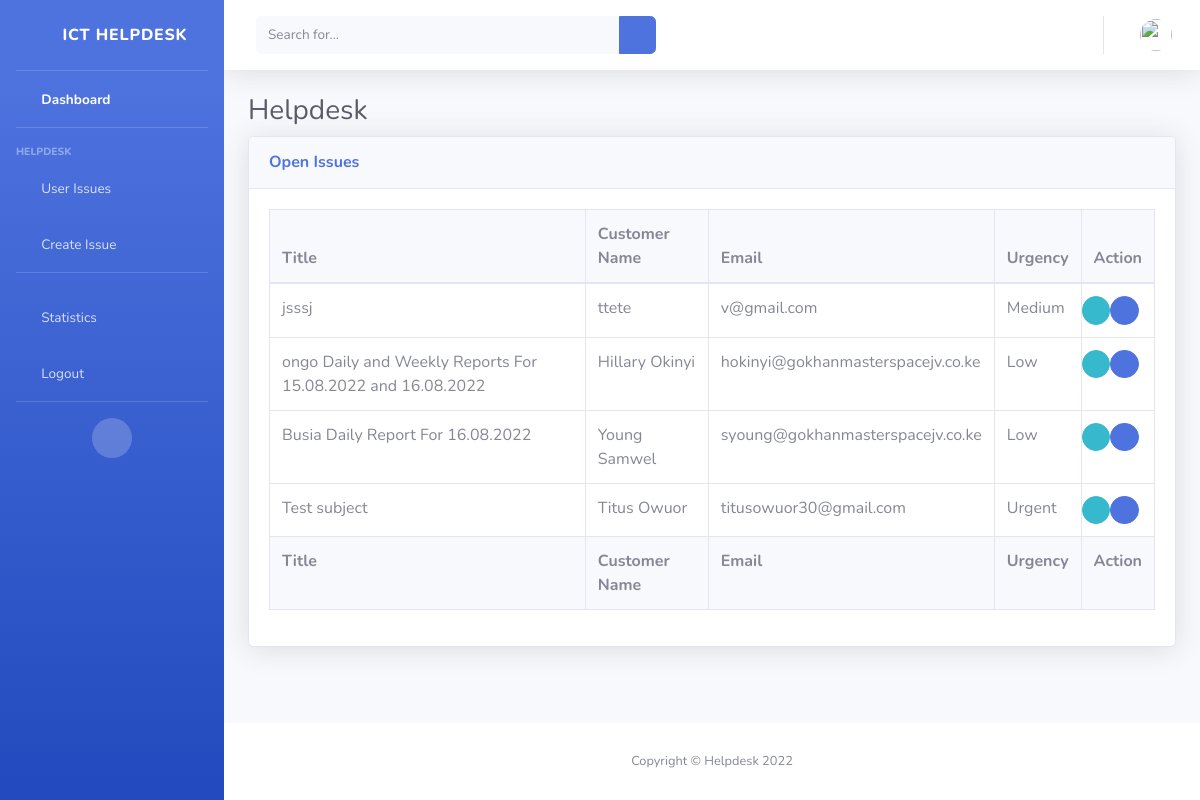
/unresolved-tickets/ (signed in), run on an earlier commit of the app's database.
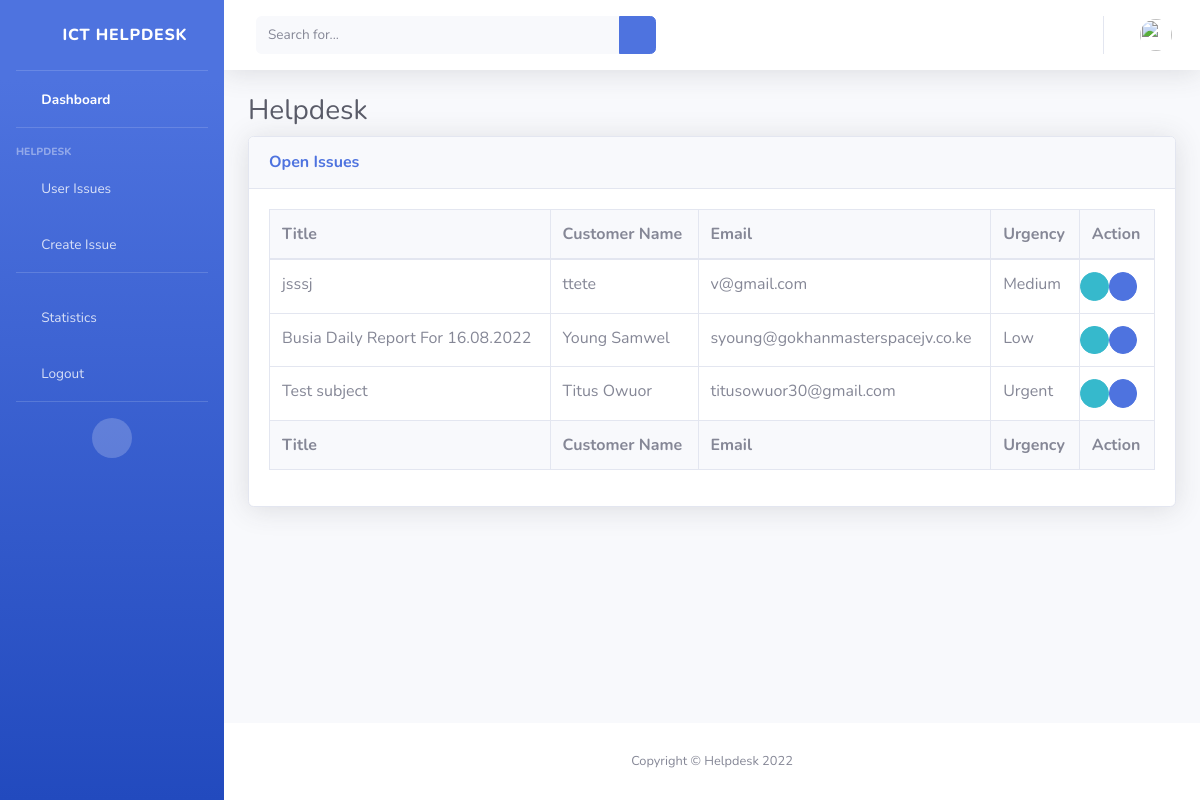
And on a later commit of the database.
### ticketapp/models.py (models this page shows, shortened)
class Ticket(models.Model):
    TICKET_SECTIONS = (
        ('Software', 'Software'),
        ('Hardware', 'Hardware'),
        ('Applications', 'Applications'),
        ('Infrastructure and Networking', 'Infrastructure and Networking'),
        ('Database', 'Database'),
        ('Technical', 'Technical'),
        ('HR', 'HR'),
        ('Administration', 'Administration'),
        ('Transport', 'Transport'),
        ('General', 'General'),
    )
    TICKET_URGENCY = (
        ('Low', 'Low'),
        ('Medium', 'Medium'),
        ('High', 'High'),
        ('Urgent', 'Urgent'),
    )
    TICKET_STATUSES = (
        ('Pending', 'Pending'),
        ('Resolved', 'Resolved'),
        ('Unsolved', 'Unsolved'),
    )
    user = models.ForeignKey(
        User, on_delete=models.CASCADE, null=True, blank=True)
    ticket_id = models.CharField(max_length=8, unique=True, blank=True)
    title = models.CharField(max_length=500)
    issue_description = models.TextField(max_length=25000)
    customer_full_name = models.CharField(
        max_length=200, null=True, blank=True)
    customer_phone_number = models.CharField(
        max_length=20, null=True, blank=True)
    customer_email = models.EmailField(
        max_length=40, default='info@tdbsoft.co.ke')
    ticket_section = models.CharField(
        max_length=30, choices=TICKET_SECTIONS, null=True, blank=True, default='General')
    ticket_priority = models.CharField(
        max_length=100, null=True, blank=True, default="Low")
    completed_status = models.BooleanField(default=False)
    assigned_to = models.ForeignKey(
        User, on_delete=models.CASCADE, related_name='assigned_to', null=True, blank=True)
    resolved_by = models.ForeignKey(
        User, on_delete=models.CASCADE, related_name='resolved_by', null=True, blank=True)
    created_date = models.DateTimeField(auto_now_add=True, null=True)
    resolved_date = models.DateTimeField(null=True, blank=True)

### ticketapp/views.py (the view)
# urls.py: path('unresolved-tickets/', views.unresolved_tickets,
@login_required
def unresolved_tickets(request):
    import_email()
    if request.user.is_superuser:
        tickets = Ticket.objects.filter(
            completed_status=False)
    else:
        tickets = Ticket.objects.filter(
            assigned_to=request.user, completed_status=False)
    return render(request, 'ticketapp/open.html', {'tickets': tickets})

### ticketapp/templates/ticketapp/open.html (shortened to what the changed rows need)
{% load static %}
<!DOCTYPE html>
<html lang="en">
  <head>
    <link
      href="{% static 'vendor/fontawesome-free/css/all.min.css' %}"
      rel="stylesheet"
      type="text/css"
    />
    <link href="{% static 'css/sb-admin-2.min.css' %}" rel="stylesheet" />
  </head>
  <body id="page-top">
    <div id="wrapper">
      <div id="content-wrapper" class="d-flex flex-column">
        <div id="content">
          <div class="container-fluid">
            <h1 class="h3 mb-2 text-gray-800">Helpdesk</h1>
            <div class="card shadow mb-4">
              <div class="card-body">
                <div class="table-responsive">
                  <table
                    class="table table-bordered"
                    id="dataTable"
                    width="100%"
                    cellspacing="0"
                  >
                    <thead>
                      <tr class="bg-light">
                        <th>Title</th>
                        <th>Customer Name</th>
                        <th>Email</th>
                        <th>Urgency</th>
                        <th>Action</th>
                      </tr>
                    </thead>
                    <tfoot>
                      <tr class="bg-light">
                        <th>Title</th>
                        <th>Customer Name</th>
                        <th>Email</th>
                        <th>Urgency</th>
                        <th>Action</th>
                      </tr>
                    </tfoot>
                    <tbody>
                      {% for ticket in tickets %}
                      <tr>
                        <td>{{ ticket.title }}</td>
                        <td>{{ ticket.customer_full_name }}</td>
                        <td>{{ ticket.customer_email }}</td>
                        <td>{{ ticket.ticket_priority }}</td>
                        <td>
                          <div class="row">
                            <a
                              href="{% url 'ticketapp:ticket-detail' pk=ticket.id %}"
                              class="btn btn-info btn-circle btn-sm"
                            >
                              <i class="fas fa-info-circle"></i>
                            </a>
                            <a
                              href="{% url 'ticketapp:update-ticket' pk=ticket.id %}"
                              class="btn btn-primary btn-circle btn-sm"
                            >
                              <i class="fas fa-edit"></i>
                            </a>
                          </div>
                        </td>
                      </tr>
                      {% endfor %}
                    </tbody>
                  </table>
                </div>
              </div>
            </div>
          </div>
        </div>
      </div>
    </div>
  </body>
</html>

What changed in the data, as far as the page shows it:
no longer on this page (row edited): Ticket: title "ongo Daily and Weekly Reports For 15.08.2022 and 16.08.2022", customer_full_name "Hillary Okinyi", customer_email "hokinyi@gokhanmasterspacejv.co.ke", ticket_priority "Low"
